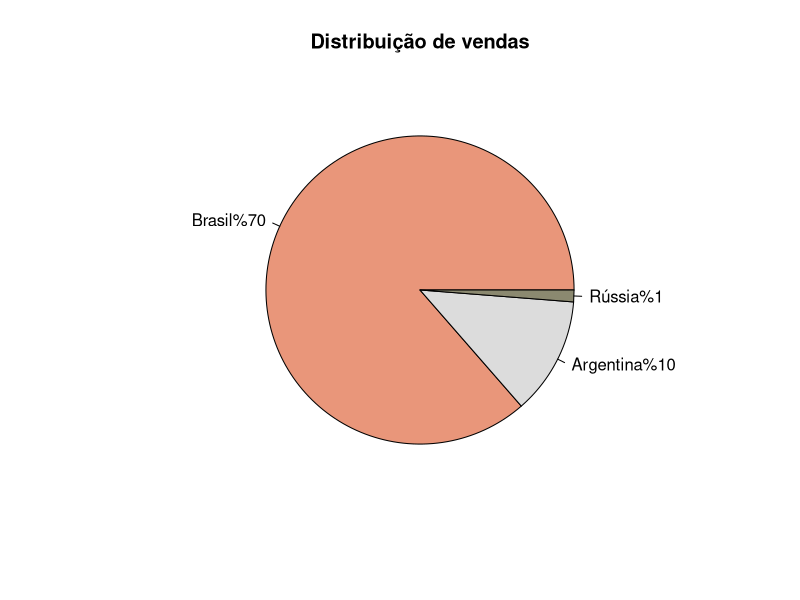
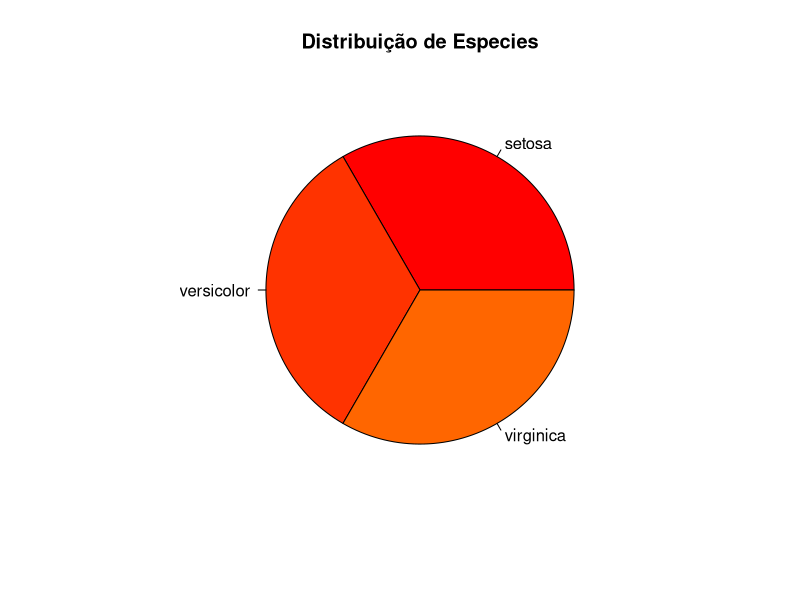

R code for these plots, in order:


?pie


#criando fatias

fatias = c(70,10,1)
fatias

paises = c("Brasil","Argentina","Rússia")
paises = paste(paises,"%", fatias, sep = "")
paises

pie(fatias, labels = paises, col = c("darksalmon","gainsboro", "lemonchiffon4"), main = "Distribuição de vendas")


 

#trabalhando com dataframe

?iris
attach(iris)
values = table(Species)
labels = paste(names(values))
iris
pie(values, labels = labels, main = "Distribuição de Especies" , col = rainbow(30))

